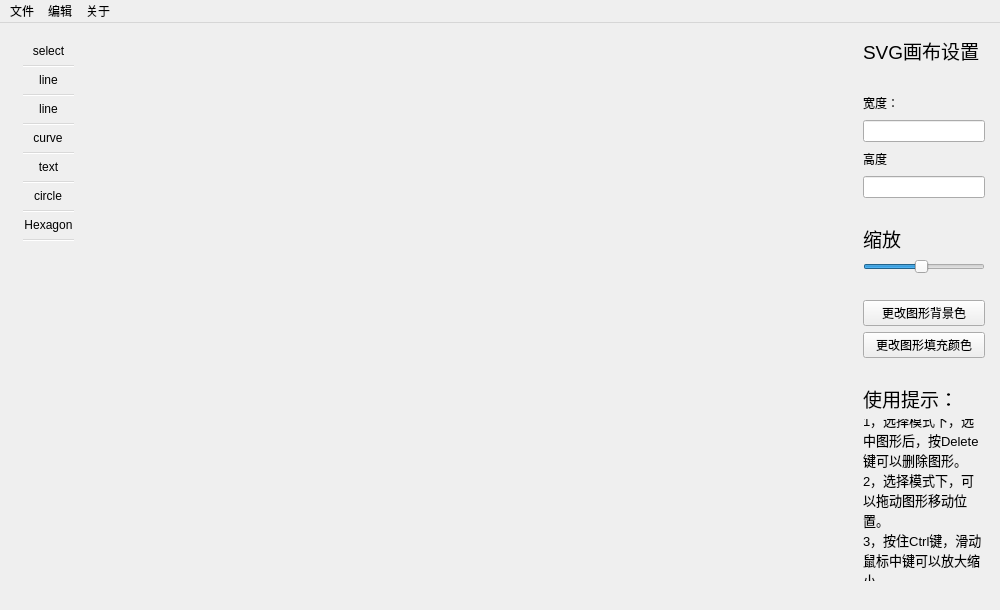
<?xml version="1.0" encoding="UTF-8"?>
<ui version="4.0">
 <class>SvgEditorClass</class>
 <widget class="QMainWindow" name="SvgEditorClass">
  <property name="geometry">
   <rect>
    <x>0</x>
    <y>0</y>
    <width>1000</width>
    <height>610</height>
   </rect>
  </property>
  <property name="minimumSize">
   <size>
    <width>464</width>
    <height>269</height>
   </size>
  </property>
  <property name="maximumSize">
   <size>
    <width>1000</width>
    <height>610</height>
   </size>
  </property>
  <property name="windowTitle">
   <string>SvgDemo</string>
  </property>
  <widget class="QWidget" name="centralWidget">
   <property name="minimumSize">
    <size>
     <width>464</width>
     <height>269</height>
    </size>
   </property>
   <property name="maximumSize">
    <size>
     <width>1000</width>
     <height>610</height>
    </size>
   </property>
   <widget class="QWidget" name="layoutWidget">
    <property name="geometry">
     <rect>
      <x>0</x>
      <y>0</y>
      <width>1001</width>
      <height>591</height>
     </rect>
    </property>
    <layout class="QGridLayout" name="gridLayout" columnstretch="5,87,8">
     <property name="sizeConstraint">
      <enum>QLayout::SetDefaultConstraint</enum>
     </property>
     <property name="leftMargin">
      <number>13</number>
     </property>
     <property name="topMargin">
      <number>13</number>
     </property>
     <property name="rightMargin">
      <number>13</number>
     </property>
     <property name="bottomMargin">
      <number>13</number>
     </property>
     <property name="horizontalSpacing">
      <number>14</number>
     </property>
     <property name="verticalSpacing">
      <number>6</number>
     </property>
     <item row="0" column="1">
      <widget class="QWidget" name="svgWidget" native="true">
       <property name="enabled">
        <bool>true</bool>
       </property>
       <property name="sizePolicy">
        <sizepolicy hsizetype="Preferred" vsizetype="Preferred">
         <horstretch>0</horstretch>
         <verstretch>0</verstretch>
        </sizepolicy>
       </property>
       <property name="layoutDirection">
        <enum>Qt::LeftToRight</enum>
       </property>
       <property name="autoFillBackground">
        <bool>true</bool>
       </property>
      </widget>
     </item>
     <item row="0" column="2">
      <layout class="QVBoxLayout" name="verticalLayout" stretch="1,0,1,0,0,1,0,0,0,0,8">
       <property name="leftMargin">
        <number>3</number>
       </property>
       <property name="rightMargin">
        <number>3</number>
       </property>
       <item>
        <layout class="QFormLayout" name="formLayout">
         <property name="rowWrapPolicy">
          <enum>QFormLayout::WrapAllRows</enum>
         </property>
         <property name="horizontalSpacing">
          <number>0</number>
         </property>
         <property name="verticalSpacing">
          <number>8</number>
         </property>
         <item row="2" column="0">
          <widget class="QLabel" name="Label">
           <property name="text">
            <string>宽度：</string>
           </property>
          </widget>
         </item>
         <item row="2" column="1">
          <widget class="QLineEdit" name="svgWidth">
           <property name="maxLength">
            <number>4</number>
           </property>
          </widget>
         </item>
         <item row="3" column="0">
          <widget class="QLabel" name="Label_2">
           <property name="text">
            <string>高度</string>
           </property>
          </widget>
         </item>
         <item row="3" column="1">
          <widget class="QLineEdit" name="svgHeight">
           <property name="maxLength">
            <number>4</number>
           </property>
          </widget>
         </item>
         <item row="0" column="0">
          <widget class="QLabel" name="label">
           <property name="font">
            <font>
             <pointsize>14</pointsize>
            </font>
           </property>
           <property name="text">
            <string>SVG画布设置 </string>
           </property>
          </widget>
         </item>
         <item row="1" column="0">
          <widget class="QLabel" name="label_7">
           <property name="text">
            <string/>
           </property>
          </widget>
         </item>
        </layout>
       </item>
       <item>
        <widget class="QLabel" name="label_4">
         <property name="text">
          <string/>
         </property>
        </widget>
       </item>
       <item>
        <widget class="QLabel" name="label_2">
         <property name="font">
          <font>
           <pointsize>14</pointsize>
          </font>
         </property>
         <property name="text">
          <string>缩放</string>
         </property>
        </widget>
       </item>
       <item>
        <widget class="QSlider" name="scaleSvgSlider">
         <property name="minimum">
          <number>1</number>
         </property>
         <property name="maximum">
          <number>20</number>
         </property>
         <property name="pageStep">
          <number>1</number>
         </property>
         <property name="value">
          <number>10</number>
         </property>
         <property name="orientation">
          <enum>Qt::Horizontal</enum>
         </property>
        </widget>
       </item>
       <item>
        <widget class="QLabel" name="label_5">
         <property name="text">
          <string/>
         </property>
        </widget>
       </item>
       <item>
        <widget class="QPushButton" name="changeSvgBgButton">
         <property name="autoFillBackground">
          <bool>true</bool>
         </property>
         <property name="text">
          <string>更改图形背景色</string>
         </property>
        </widget>
       </item>
       <item>
        <widget class="QPushButton" name="fillColorButton">
         <property name="autoFillBackground">
          <bool>true</bool>
         </property>
         <property name="text">
          <string>更改图形填充颜色</string>
         </property>
        </widget>
       </item>
       <item>
        <widget class="QLabel" name="label_8">
         <property name="text">
          <string/>
         </property>
        </widget>
       </item>
       <item>
        <widget class="QLabel" name="label_3">
         <property name="font">
          <font>
           <pointsize>14</pointsize>
          </font>
         </property>
         <property name="text">
          <string>使用提示：</string>
         </property>
        </widget>
       </item>
       <item>
        <widget class="QLabel" name="label_9">
         <property name="font">
          <font>
           <pointsize>10</pointsize>
           <weight>50</weight>
           <bold>false</bold>
           <underline>false</underline>
           <strikeout>false</strikeout>
          </font>
         </property>
         <property name="text">
          <string>1，选择模式下，选中图形后，按Delete键可以删除图形。
2，选择模式下，可以拖动图形移动位置。
3，按住Ctrl键，滑动鼠标中键可以放大缩小。</string>
         </property>
         <property name="wordWrap">
          <bool>true</bool>
         </property>
        </widget>
       </item>
       <item>
        <widget class="QLabel" name="label_6">
         <property name="text">
          <string/>
         </property>
        </widget>
       </item>
      </layout>
     </item>
     <item row="0" column="0">
      <widget class="QToolBar" name="mainToolBar">
       <property name="sizePolicy">
        <sizepolicy hsizetype="Fixed" vsizetype="Preferred">
         <horstretch>0</horstretch>
         <verstretch>0</verstretch>
        </sizepolicy>
       </property>
       <property name="autoFillBackground">
        <bool>true</bool>
       </property>
       <property name="movable">
        <bool>false</bool>
       </property>
       <property name="allowedAreas">
        <set>Qt::LeftToolBarArea</set>
       </property>
       <property name="orientation">
        <enum>Qt::Vertical</enum>
       </property>
       <action name="actionSelect">
        <property name="checkable">
         <bool>false</bool>
        </property>
        <property name="checked">
         <bool>false</bool>
        </property>
        <property name="icon">
         <iconset resource="svgeditor.qrc">
          <normaloff>:/select.svg</normaloff>:/select.svg</iconset>
        </property>
        <property name="text">
         <string>select</string>
        </property>
        <property name="toolTip">
         <string>选择</string>
        </property>
       </action>
       <action name="actionLine">
        <property name="checkable">
         <bool>false</bool>
        </property>
        <property name="icon">
         <iconset resource="svgeditor.qrc">
          <normaloff>:/line.svg</normaloff>:/line.svg</iconset>
        </property>
        <property name="text">
         <string>line</string>
        </property>
        <property name="toolTip">
         <string>直线</string>
        </property>
       </action>
       <action name="actionRect">
        <property name="checkable">
         <bool>false</bool>
        </property>
        <property name="icon">
         <iconset resource="svgeditor.qrc">
          <normaloff>:/rectangle.svg</normaloff>:/rectangle.svg</iconset>
        </property>
        <property name="text">
         <string>line</string>
        </property>
        <property name="toolTip">
         <string>直线</string>
        </property>
       </action>
       <action name="actionCurve">
        <property name="checkable">
         <bool>false</bool>
        </property>
        <property name="icon">
         <iconset resource="svgeditor.qrc">
          <normaloff>:/curve.svg</normaloff>:/curve.svg</iconset>
        </property>
        <property name="text">
         <string>curve</string>
        </property>
        <property name="toolTip">
         <string>自由线</string>
        </property>
       </action>
       <action name="actionText">
        <property name="checkable">
         <bool>false</bool>
        </property>
        <property name="icon">
         <iconset resource="svgeditor.qrc">
          <normaloff>:/text.svg</normaloff>:/text.svg</iconset>
        </property>
        <property name="text">
         <string>text</string>
        </property>
        <property name="toolTip">
         <string>文本</string>
        </property>
       </action>
       <action name="actionoHexagon">
        <property name="checkable">
         <bool>false</bool>
        </property>
        <property name="icon">
         <iconset resource="svgeditor.qrc">
          <normaloff>:/polygon.svg</normaloff>:/polygon.svg</iconset>
        </property>
        <property name="text">
         <string>Hexagon</string>
        </property>
        <property name="toolTip">
         <string>六边形</string>
        </property>
       </action>
       <action name="actionCircle">
        <property name="checkable">
         <bool>false</bool>
        </property>
        <property name="icon">
         <iconset resource="svgeditor.qrc">
          <normaloff>:/circle.svg</normaloff>:/circle.svg</iconset>
        </property>
        <property name="text">
         <string>circle</string>
        </property>
        <property name="toolTip">
         <string>圆</string>
        </property>
       </action>
       <addaction name="actionSelect"/>
       <addaction name="separator"/>
       <addaction name="actionLine"/>
       <addaction name="separator"/>
       <addaction name="actionRect"/>
       <addaction name="separator"/>
       <addaction name="actionCurve"/>
       <addaction name="separator"/>
       <addaction name="actionText"/>
       <addaction name="separator"/>
       <addaction name="actionCircle"/>
       <addaction name="separator"/>
       <addaction name="actionoHexagon"/>
       <addaction name="separator"/>
      </widget>
     </item>
    </layout>
   </widget>
  </widget>
  <widget class="QMenuBar" name="menuBar">
   <property name="geometry">
    <rect>
     <x>0</x>
     <y>0</y>
     <width>1000</width>
     <height>23</height>
    </rect>
   </property>
   <widget class="QMenu" name="menu">
    <property name="title">
     <string>文件</string>
    </property>
    <addaction name="newFile"/>
    <addaction name="openFile"/>
    <addaction name="saveFile"/>
    <addaction name="separator"/>
    <addaction name="exitApp"/>
   </widget>
   <widget class="QMenu" name="menu_2">
    <property name="title">
     <string>关于</string>
    </property>
   </widget>
   <widget class="QMenu" name="menu_3">
    <property name="enabled">
     <bool>true</bool>
    </property>
    <property name="title">
     <string>编辑</string>
    </property>
    <property name="toolTipsVisible">
     <bool>false</bool>
    </property>
   </widget>
   <addaction name="menu"/>
   <addaction name="menu_3"/>
   <addaction name="menu_2"/>
  </widget>
  <action name="openFile">
   <property name="text">
    <string>打开</string>
   </property>
   <property name="shortcut">
    <string>Ctrl+O</string>
   </property>
  </action>
  <action name="newFile">
   <property name="text">
    <string>新建</string>
   </property>
   <property name="shortcut">
    <string>Ctrl+N</string>
   </property>
  </action>
  <action name="saveFile">
   <property name="text">
    <string>保存</string>
   </property>
   <property name="shortcut">
    <string>Ctrl+S</string>
   </property>
  </action>
  <action name="exitApp">
   <property name="text">
    <string>退出应用</string>
   </property>
   <property name="shortcut">
    <string>Ctrl+E</string>
   </property>
  </action>
 </widget>
 <layoutdefault spacing="6" margin="11"/>
 <resources>
  <include location="svgeditor.qrc"/>
 </resources>
 <connections>
  <connection>
   <sender>openFile</sender>
   <signal>triggered()</signal>
   <receiver>SvgEditorClass</receiver>
   <slot>onOpenFileTriggered()</slot>
   <hints>
    <hint type="sourcelabel">
     <x>-1</x>
     <y>-1</y>
    </hint>
    <hint type="destinationlabel">
     <x>399</x>
     <y>299</y>
    </hint>
   </hints>
  </connection>
  <connection>
   <sender>newFile</sender>
   <signal>triggered()</signal>
   <receiver>SvgEditorClass</receiver>
   <slot>onNewFileTriggered()</slot>
   <hints>
    <hint type="sourcelabel">
     <x>-1</x>
     <y>-1</y>
    </hint>
    <hint type="destinationlabel">
     <x>399</x>
     <y>299</y>
    </hint>
   </hints>
  </connection>
  <connection>
   <sender>actionLine</sender>
   <signal>triggered()</signal>
   <receiver>SvgEditorClass</receiver>
   <slot>onActionLineTriggered()</slot>
   <hints>
    <hint type="sourcelabel">
     <x>-1</x>
     <y>-1</y>
    </hint>
    <hint type="destinationlabel">
     <x>20</x>
     <y>20</y>
    </hint>
   </hints>
  </connection>
  <connection>
   <sender>actionRect</sender>
   <signal>triggered()</signal>
   <receiver>SvgEditorClass</receiver>
   <slot>onActionRectTriggered()</slot>
   <hints>
    <hint type="sourcelabel">
     <x>-1</x>
     <y>-1</y>
    </hint>
    <hint type="destinationlabel">
     <x>425</x>
     <y>304</y>
    </hint>
   </hints>
  </connection>
  <connection>
   <sender>svgWidth</sender>
   <signal>textEdited(QString)</signal>
   <receiver>SvgEditorClass</receiver>
   <slot>onSvgWidthTextEdited(QString)</slot>
   <hints>
    <hint type="sourcelabel">
     <x>983</x>
     <y>112</y>
    </hint>
    <hint type="destinationlabel">
     <x>499</x>
     <y>304</y>
    </hint>
   </hints>
  </connection>
  <connection>
   <sender>scaleSvgSlider</sender>
   <signal>valueChanged(int)</signal>
   <receiver>SvgEditorClass</receiver>
   <slot>onScaleSvgValueChanged(int)</slot>
   <hints>
    <hint type="sourcelabel">
     <x>984</x>
     <y>246</y>
    </hint>
    <hint type="destinationlabel">
     <x>499</x>
     <y>304</y>
    </hint>
   </hints>
  </connection>
  <connection>
   <sender>scaleSvgSlider</sender>
   <signal>sliderReleased()</signal>
   <receiver>SvgEditorClass</receiver>
   <slot>onScaleSvgValueReleased()</slot>
   <hints>
    <hint type="sourcelabel">
     <x>984</x>
     <y>246</y>
    </hint>
    <hint type="destinationlabel">
     <x>499</x>
     <y>304</y>
    </hint>
   </hints>
  </connection>
  <connection>
   <sender>changeSvgBgButton</sender>
   <signal>clicked()</signal>
   <receiver>SvgEditorClass</receiver>
   <slot>onChangeSvgBgClicked()</slot>
   <hints>
    <hint type="sourcelabel">
     <x>984</x>
     <y>295</y>
    </hint>
    <hint type="destinationlabel">
     <x>499</x>
     <y>304</y>
    </hint>
   </hints>
  </connection>
  <connection>
   <sender>svgHeight</sender>
   <signal>textEdited(QString)</signal>
   <receiver>SvgEditorClass</receiver>
   <slot>onSvgHeightTextEdited(QString)</slot>
   <hints>
    <hint type="sourcelabel">
     <x>947</x>
     <y>150</y>
    </hint>
    <hint type="destinationlabel">
     <x>499</x>
     <y>304</y>
    </hint>
   </hints>
  </connection>
  <connection>
   <sender>actionSelect</sender>
   <signal>triggered()</signal>
   <receiver>SvgEditorClass</receiver>
   <slot>onActionSelectTriggered()</slot>
   <hints>
    <hint type="sourcelabel">
     <x>-1</x>
     <y>-1</y>
    </hint>
    <hint type="destinationlabel">
     <x>499</x>
     <y>304</y>
    </hint>
   </hints>
  </connection>
  <connection>
   <sender>actionCurve</sender>
   <signal>triggered()</signal>
   <receiver>SvgEditorClass</receiver>
   <slot>onActionCurveTriggered()</slot>
   <hints>
    <hint type="sourcelabel">
     <x>-1</x>
     <y>-1</y>
    </hint>
    <hint type="destinationlabel">
     <x>499</x>
     <y>304</y>
    </hint>
   </hints>
  </connection>
  <connection>
   <sender>actionText</sender>
   <signal>triggered()</signal>
   <receiver>SvgEditorClass</receiver>
   <slot>onActionTextTriggered()</slot>
   <hints>
    <hint type="sourcelabel">
     <x>-1</x>
     <y>-1</y>
    </hint>
    <hint type="destinationlabel">
     <x>499</x>
     <y>304</y>
    </hint>
   </hints>
  </connection>
  <connection>
   <sender>actionoHexagon</sender>
   <signal>triggered()</signal>
   <receiver>SvgEditorClass</receiver>
   <slot>onActionHexagonTriggered()</slot>
   <hints>
    <hint type="sourcelabel">
     <x>-1</x>
     <y>-1</y>
    </hint>
    <hint type="destinationlabel">
     <x>499</x>
     <y>304</y>
    </hint>
   </hints>
  </connection>
  <connection>
   <sender>actionCircle</sender>
   <signal>triggered()</signal>
   <receiver>SvgEditorClass</receiver>
   <slot>onActionCircleTriggered()</slot>
   <hints>
    <hint type="sourcelabel">
     <x>-1</x>
     <y>-1</y>
    </hint>
    <hint type="destinationlabel">
     <x>499</x>
     <y>304</y>
    </hint>
   </hints>
  </connection>
  <connection>
   <sender>fillColorButton</sender>
   <signal>clicked()</signal>
   <receiver>SvgEditorClass</receiver>
   <slot>onFillColorButtonClicked()</slot>
   <hints>
    <hint type="sourcelabel">
     <x>944</x>
     <y>315</y>
    </hint>
    <hint type="destinationlabel">
     <x>499</x>
     <y>304</y>
    </hint>
   </hints>
  </connection>
  <connection>
   <sender>saveFile</sender>
   <signal>triggered()</signal>
   <receiver>SvgEditorClass</receiver>
   <slot>onSaveFileTriggered()</slot>
   <hints>
    <hint type="sourcelabel">
     <x>-1</x>
     <y>-1</y>
    </hint>
    <hint type="destinationlabel">
     <x>499</x>
     <y>304</y>
    </hint>
   </hints>
  </connection>
  <connection>
   <sender>exitApp</sender>
   <signal>triggered()</signal>
   <receiver>SvgEditorClass</receiver>
   <slot>onExitAppTriggered()</slot>
   <hints>
    <hint type="sourcelabel">
     <x>-1</x>
     <y>-1</y>
    </hint>
    <hint type="destinationlabel">
     <x>499</x>
     <y>304</y>
    </hint>
   </hints>
  </connection>
 </connections>
</ui>
